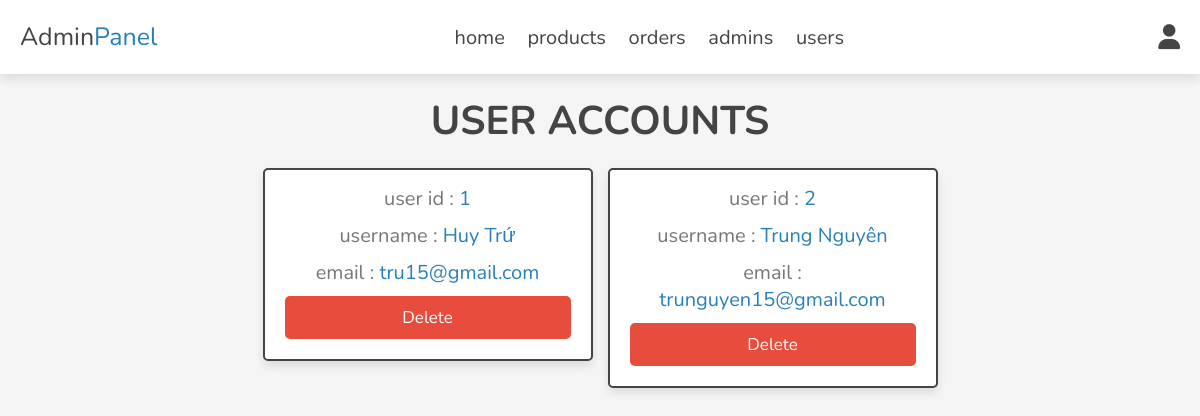
Screenshot of /admin/users_accounts.php (signed in) with the database file from the repository.
### tables this page shows
CREATE TABLE `users` (
  `id` int(100) NOT NULL,
  `name` varchar(20) NOT NULL,
  `email` varchar(50) NOT NULL,
  `password` varchar(50) NOT NULL
);

### public/admin/users_accounts.php (the view, shortened to what this page needs)
<?php
include '../components/connect.php';
?>
<!DOCTYPE html>
<html lang="en">
<head>
    <link rel="stylesheet" href="https://cdnjs.cloudflare.com/ajax/libs/font-awesome/6.1.1/css/all.min.css">
    <link rel="stylesheet" href="../css/admin_style.css">
</head>
<body>
    <?php include '../components/admin_header.php'; ?>
    <section class="accounts">
        <h1 class="heading">user accounts</h1>
        <div class="box-container">
            <?php
         $select_accounts = $conn->prepare("SELECT * FROM `users`");
         $select_accounts->execute();
         if ($select_accounts->rowCount() > 0) {
            while ($fetch_accounts = $select_accounts->fetch(PDO::FETCH_ASSOC)) {
         ?>
            <div class="box">
                <p> user id : <span><?= $fetch_accounts['id']; ?></span> </p>
                <p> username : <span><?= $fetch_accounts['name']; ?></span> </p>
                <p> email : <span><?= $fetch_accounts['email']; ?></span> </p>
                <a href="users_accounts.php?delete=<?= $fetch_accounts['id']; ?>"
                    onclick="return confirm('delete this account? the user related information will also be delete!')"
                    class="delete-btn">delete</a>
            </div>
            <?php
            }
         } else {
            echo '<p class="empty">no accounts available!</p>';
         }
         ?>
        </div>
    </section>
</body>
</html>

### public/css/admin_style.css (style rules this page uses)
:root { --main-color: #2980b9; --orange: #f39c12; --red: #e74c3c; --black: #444; --white: #fff; --light-color: #777; --light-bg: #f5f5f5; --border: 0.2rem solid var(--black); --box-shadow: 0 0.5rem 1rem rgba(0, 0, 0, 0.1); }
* { font-family: "Nunito", sans-serif; margin: 0; padding: 0; box-sizing: border-box; outline: none; border: none; text-decoration: none; }
html { font-size: 62.5%; overflow-x: hidden; }
body { background-color: var(--light-bg); }
section { padding: 2rem; max-width: 1200px; margin: 0 auto; }
.heading { font-size: 4rem; color: var(--black); margin-bottom: 2rem; text-align: center; text-transform: uppercase; }
.btn, .delete-btn, .option-btn { display: block; width: 100%; margin-top: 1rem; border-radius: 0.5rem; padding: 1rem 3rem; font-size: 1.7rem; text-transform: capitalize; color: var(--white); cursor: pointer; text-align: center; }
.delete-btn { background-color: var(--red); }
.accounts .box-container { display: grid; grid-template-columns: repeat(auto-fit, 33rem); gap: 1.5rem; align-items: flex-start; justify-content: center; }
.accounts .box-container .box { padding: 2rem; padding-top: 0.5rem; border-radius: 0.5rem; text-align: center; border: var(--border); background-color: var(--white); box-shadow: var(--box-shadow); }
.accounts .box-container .box p { font-size: 2rem; color: var(--light-color); margin: 1rem 0; }
.accounts .box-container .box p span { color: var(--main-color); }

### rows the page displays
users: id "1", name "Huy Trứ", email "tru15@gmail.com"
users: id "2", name "Trung Nguyên", email "trunguyen15@gmail.com"
